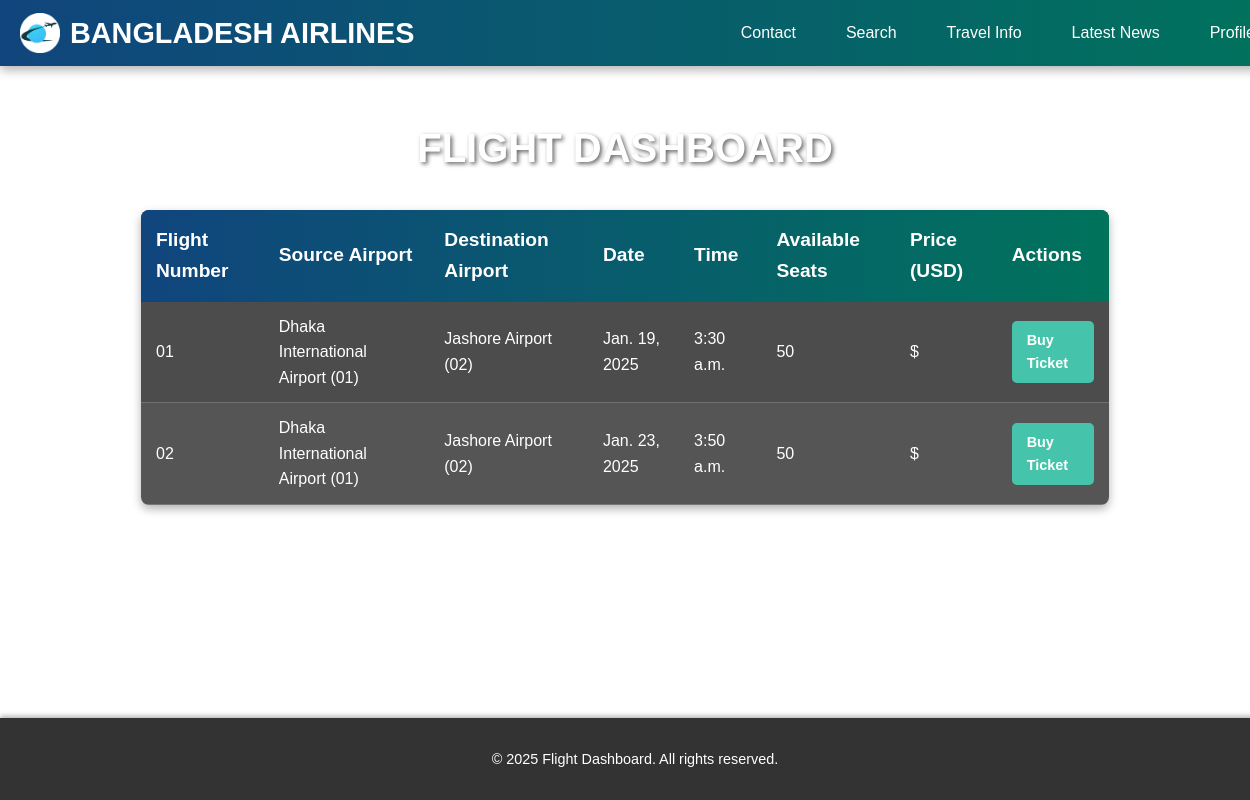
The app's page /dashboard/, older data.
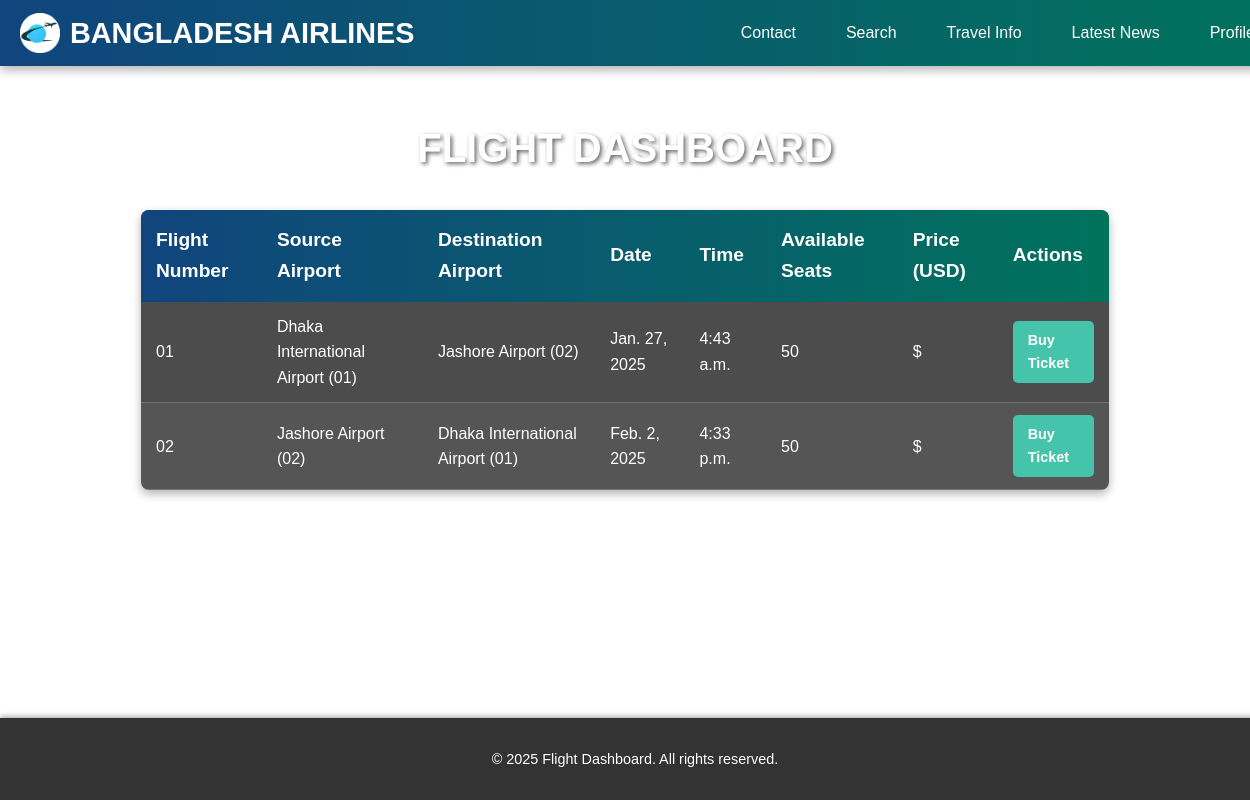
The same page, newer data.
### AirLine/models.py (models this page shows, shortened)
class Flight(models.Model):
    flight_number = models.CharField(max_length=20, unique=True, verbose_name="Flight Number")
    source_airport = models.ForeignKey(Airport, related_name="departing_flights", on_delete=models.CASCADE, verbose_name="Source Airport")
    destination_airport = models.ForeignKey(Airport, related_name="arriving_flights", on_delete=models.CASCADE, verbose_name="Destination Airport")
    date = models.DateField(verbose_name="Flight Date")
    time = models.TimeField(verbose_name="Flight Time")
    available_seats = models.PositiveIntegerField(default=50, verbose_name="Available Seats")
    economy_price = models.DecimalField(max_digits=10, decimal_places=2, verbose_name="Economy Class Price")
    business_price = models.DecimalField(max_digits=10, decimal_places=2, verbose_name="Business Class Price")
    first_class_price = models.DecimalField(max_digits=10, decimal_places=2, verbose_name="First Class Price")
    created_at = models.DateTimeField(auto_now_add=True, verbose_name="Created At")
    updated_at = models.DateTimeField(auto_now=True, verbose_name="Last Updated")
    def __str__(self):
        return f"{self.flight_number} ({self.source_airport.code} → {self.destination_airport.code})"
    class Meta:
        verbose_name = "Flight"
        verbose_name_plural = "Flights"
        ordering = ['date', 'time']

class Airport(models.Model):
    name = models.CharField(max_length=100, verbose_name="Airport Name")
    city = models.CharField(max_length=100, verbose_name="City")
    country = models.CharField(max_length=100, verbose_name="Country")
    code = models.CharField(max_length=10, unique=True, verbose_name="Airport Code (IATA/ICAO)")
    class Meta:
        verbose_name = "Airport"
        verbose_name_plural = "Airports"
        ordering = ['city', 'name']

### AirLine/views.py (the view)
# urls.py: path('dashboard/', views.dashboard, name='dashboard'),
def dashboard(request):
    flights = Flight.objects.all()
    print(flights)  # Print the queryset in the console
    return render(request, 'dashboard.html', {'flights': flights})

### templates/dashboard.html (shortened to what this page needs)
<!DOCTYPE html>
<html lang="en">
<head>
    <link rel="stylesheet" href="/static/css/dashboard.css">
</head>
<body>
    {% include 'header.html' %}
    <div class="container">
        <h1>Flight Dashboard</h1>
        <table>
            <thead>
                <tr>
                    <th>Flight Number</th>
                    <th>Source Airport</th>
                    <th>Destination Airport</th>
                    <th>Date</th>
                    <th>Time</th>
                    <th>Available Seats</th>
                    <th>Price (USD)</th>
                    <th>Actions</th>
                </tr>
            </thead>
            <tbody>
                {% for flight in flights %}
                    <tr>
                        <td>{{ flight.flight_number }}</td>
                        <td>{{ flight.source_airport.name }} ({{ flight.source_airport.code }})</td>
                        <td>{{ flight.destination_airport.name }} ({{ flight.destination_airport.code }})</td>
                        <td>{{ flight.date }}</td>
                        <td>{{ flight.time }}</td>
                        <td>{{ flight.available_seats }}</td>
                        <td>${{ flight.price }}</td>
                        <td>
                            <a href="{% url 'buy_ticket' %}" class="buy-button">Buy Ticket</a>
                        </td>
                    </tr>
                {% empty %}
                    <tr>
                        <td colspan="8">No flights available.</td>
                    </tr>
                {% endfor %}
            </tbody>
        </table>
    </div>
    <footer>
        <p>&copy; 2025 Flight Dashboard. All rights reserved.</p>
    </footer>
</body>
</html>

Row changes from the older to the newer data that the page shows:
removed Flight: flight_number "01", source_airport.name "Dhaka International Airport", source_airport.code "01", destination_airport.name "Jashore Airport", destination_airport.code "02", date "Jan. 19, 2025", time "3:30 a.m.", available_seats "50"
removed Flight: flight_number "02", source_airport.name "Dhaka International Airport", source_airport.code "01", destination_airport.name "Jashore Airport", destination_airport.code "02", date "Jan. 23, 2025", time "3:50 a.m.", available_seats "50"
added Flight: flight_number "01", source_airport.name "Dhaka International Airport", source_airport.code "01", destination_airport.name "Jashore Airport", destination_airport.code "02", date "Jan. 27, 2025", time "4:43 a.m.", available_seats "50"
added Flight: flight_number "02", source_airport.name "Jashore Airport", source_airport.code "02", destination_airport.name "Dhaka International Airport", destination_airport.code "01", date "Feb. 2, 2025", time "4:33 p.m.", available_seats "50"
